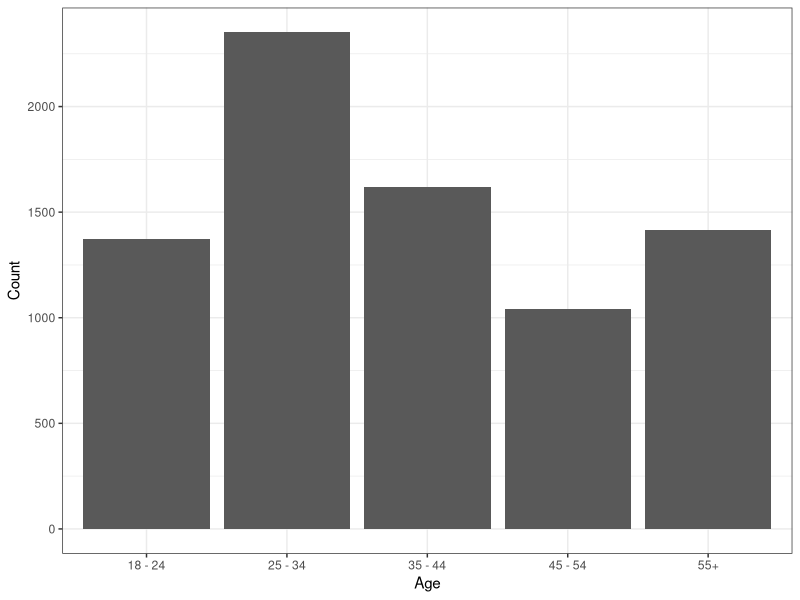
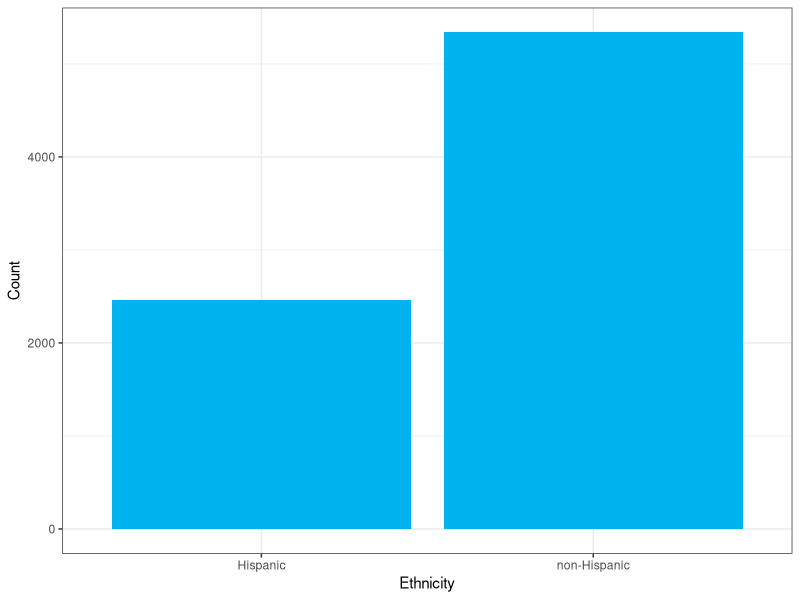
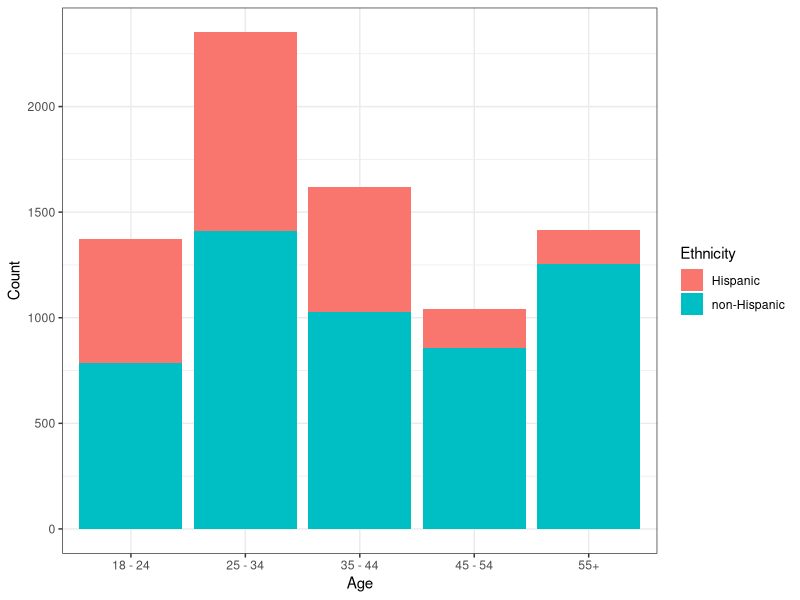
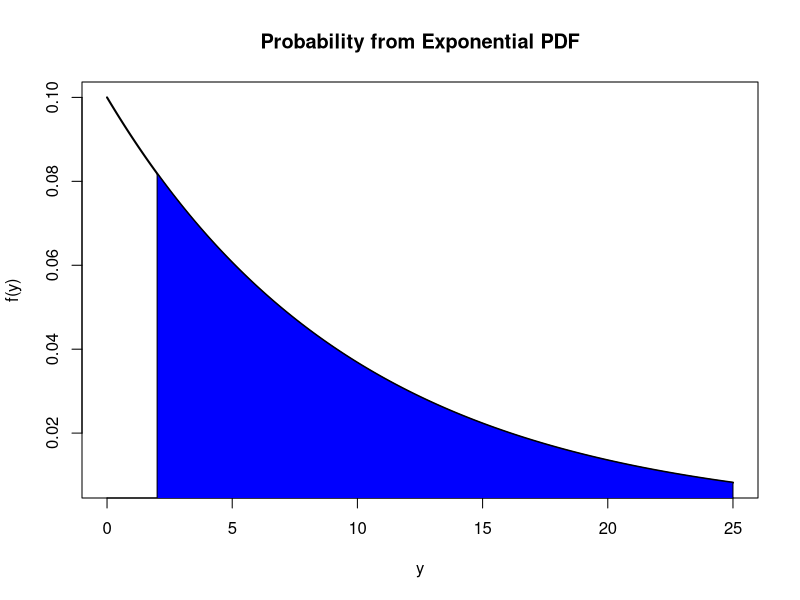
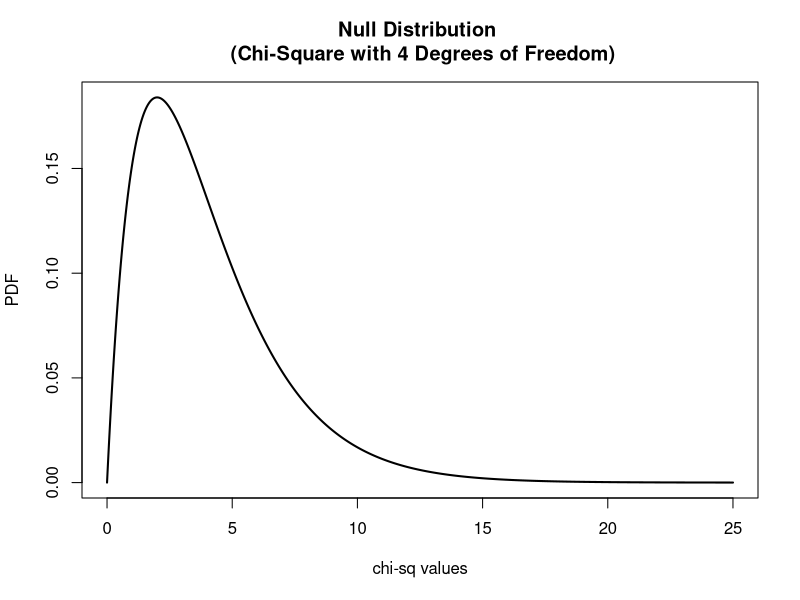
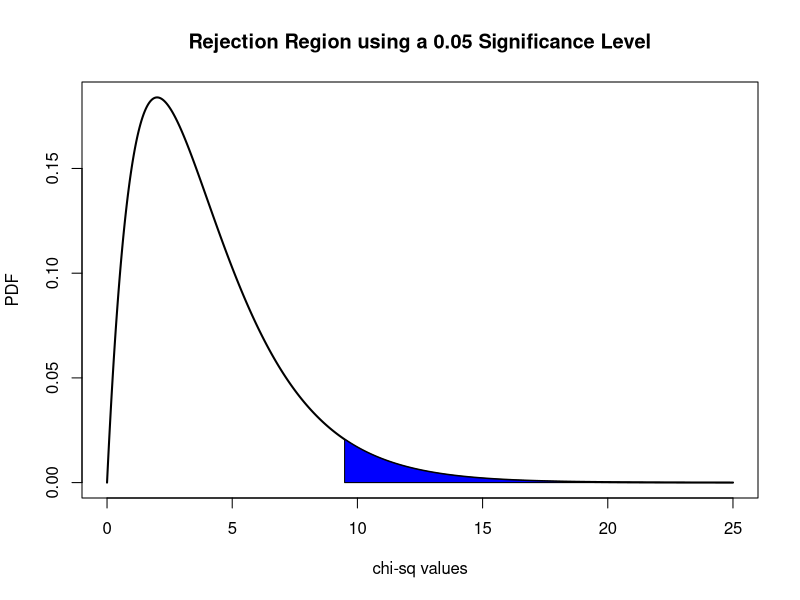

The R source for these figures, in order: (Note: this script raises an error after producing the figures.)
########################################
##File with creation of plots and things 
##for Unit 4 370 redesign
########################################

#####################################
#PCMa
library(ggplot2)
library(tidyr)
library(reshape)
library(epitools)

dat = read.csv("Unit4/data/aquarium.csv")


ggplot(dat, aes(y=Count, x=Age)) +  geom_bar( stat="identity") + theme_bw()

ggplot(dat, aes(y=Count, x=Ethnicity)) +  geom_bar( stat="identity", fill="deepskyblue2") + theme_bw()

ggplot(dat, aes(fill=Ethnicity, y=Count, x=Age)) +  geom_bar( stat="identity") + theme_bw()


#exponential plots
x <- seq(from = 0, to =25, by = 0.025)
plot(x, dexp(x, rate = 1/10), type = "l", lwd = 2, main = "Probability from Exponential PDF", xlab = "y", ylab = "f(y)")
x2 <- seq(from = 2, to = 25, by = 0.005)
polygon(c(x2,rev(x2)), c(dexp(x2, rate = 1/10),rep(0,length(x2))), col = "blue")



#PCM4c
library(tidyverse)

dat <- read_csv("Unit4/data/aquarium.csv")

tbl <- data.frame(Age = dat$Age[1:5], Hispanic = dat$Count[6:10], NonHispanic = dat$Count[1:5], stringsAsFactors = FALSE)

tbl <- cbind(tbl, RowTotal = rowSums(tbl[,2:3]))
tbl <- rbind(tbl, ColTotal = c("ColTotal", colSums(tbl[,2:4])))

#find expected counts
exp <- round(outer(X = as.numeric(tbl$RowTotal[1:5]), Y = as.numeric(t(tbl[6,2:3])))/as.numeric(tbl[6,4]), 1)

tbl[1:5, 2] <- paste(tbl[1:5,2], " (", exp[,1], ")", sep ="")
tbl[1:5, 3] <- paste(tbl[1:5,3], " (", exp[,2], ")", sep ="")
knitr::kable(tbl)
##See RMD file for output of tbl

x <- seq(from = 0, to =25, length = 5000)
plot(x, dchisq(x, df = 4), type = "l", lwd = 2, main = "Null Distribution \n (Chi-Square with 4 Degrees of Freedom)", xlab = "chi-sq values", ylab = "PDF")

plot(x, dchisq(x, df = 4), type = "l", lwd = 2, main = "Rejection Region using a 0.05 Significance Level", xlab = "chi-sq values", ylab = "PDF")
x2 <- seq(from = qchisq(0.95, df = 4), to = 25, length = 5000)
polygon(c(x2,rev(x2)), c(dchisq(x2, df=4),rep(0,length(x2))), col = "blue")



##second example in PCMc
tbl2 <- data.frame(OS = c("Linux", "Windows", "Mac", "Other", "ColTotal"), Graduate = c(33, 16, 20, 4, 73), Undergraduate = c(21, 51, 45, 1, 118), RowTotal = c(54, 67, 65, 5, 191), stringsAsFactors = FALSE)

exp <- round(outer(X = as.numeric(tbl2$RowTotal[1:4]), Y = as.numeric(t(tbl2[5,2:3])))/as.numeric(tbl2[5,4]), 1)

tbl2[1:4, 2] <- paste(tbl2[1:4,2], " (", exp[,1], ")", sep ="")
tbl2[1:4, 3] <- paste(tbl2[1:4,3], " (", exp[,2], ")", sep ="")
knitr::kable(tbl2)

obs <- tbl2[1:4,2:3]
exp
sum((obs-exp)^2/exp)
1-pchisq(23.14,df = 3)

##RR
x <- seq(from = 0, to =25, length = 5000)
plot(x, dchisq(x, df = 3), type = "l", lwd = 2, main = "Rejection Region using a 0.05 Significance Level", xlab = "chi-sq values", ylab = "PDF")
x2 <- seq(from = qchisq(0.95, df = 3), to = 25, length = 5000)
polygon(c(x2,rev(x2)), c(dchisq(x2, df=3),rep(0,length(x2))), col = "blue")
abline(v = 23.14, lwd = 3, col = "Red")
